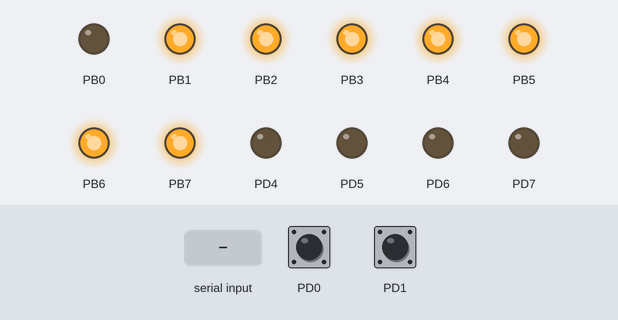
A program run on a simulated ATmega128, built with avr-gcc and emulated at 16 MHz. Shown: output pins drawn as LEDs (lit = HIGH). The inputs (shaded band) are chosen by the test bench; at power-on: PD0 HIGH, PD1 HIGH. What the program prints to the serial monitor is not drawn.

Above: at 1.2 s.
1.3 s: PD0 pulled LOW for 0.15 s
At 2.2 s:
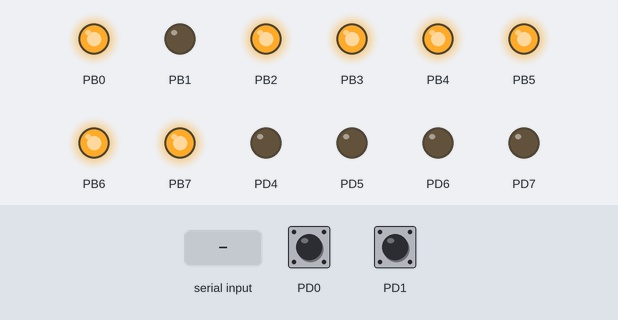
2.9 s: "1" received over Serial
At 3.5 s:
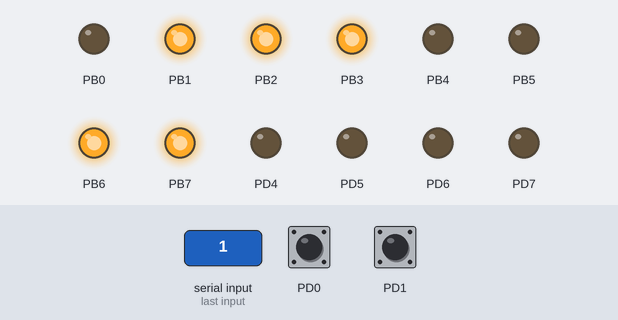
4.5 s: PD1 pulled LOW for 0.15 s
At 5.7 s:
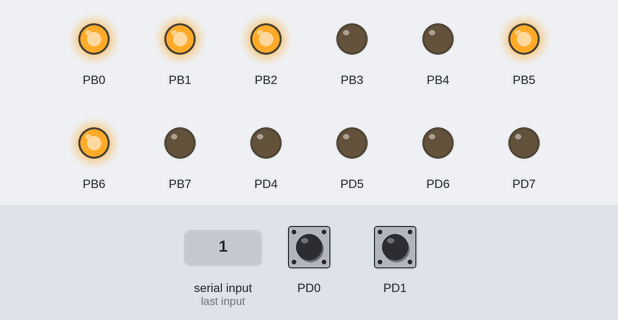
6.1 s: "0" received over Serial
At 7.2 s:
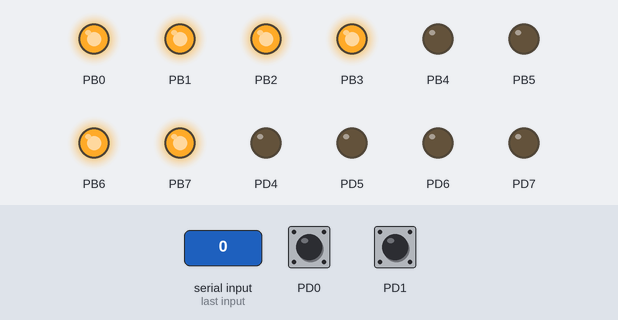
7.7 s: PD0 pulled LOW for 1 s
At 8.3 s:
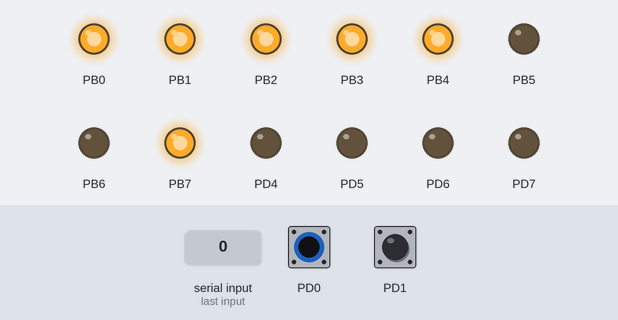
10.2 s: PD0 pulled LOW for 0.15 s
At 11.4 s:
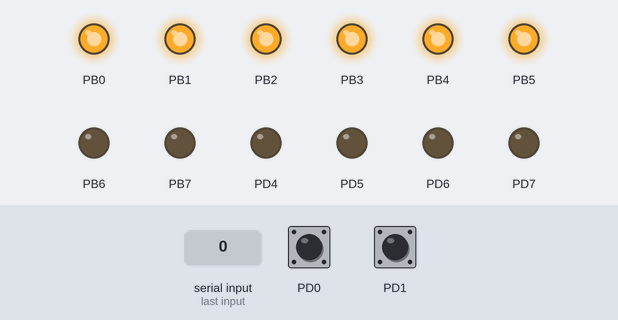
Timing chart, 0 to 12.8 s (numbered marks = the images above; inputs shaded):
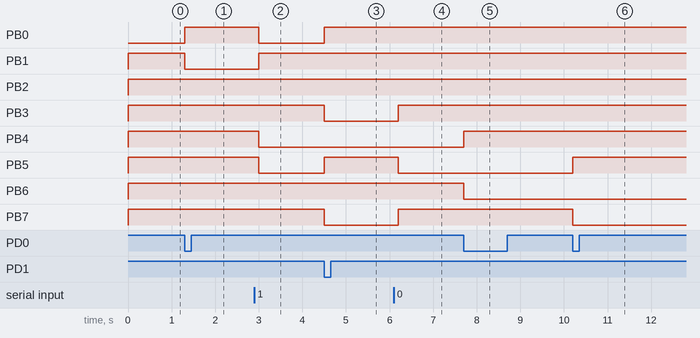

The program:

main.c
```c
/*
 * 0625_HW01.c
 *
 * Created: 2020-06-25 오후 1:40:24
 * Author : 301-PC-21
 */

#include <avr/io.h>
#include <avr/interrupt.h>
#include <avr/delay.h>

unsigned char led = 1;

int main(void)
{
    /* Replace with your application code */

	DDRD = 0xF0;
	PORTD = 0x03;
	DDRB = 0xFF;

	EICRA = 0b00001010;
	// Falling Edge
	EIMSK = 0x03;
	// INT0 INT1 Enable

	UCSR0A = 0x00;
	// RXCn TXCn UDREn FEn | DORn UPEn U2Xn MPCMn
	// 비동기 방식
	// 멀티프로세서 통신모드 Enable -> 0이 Enable임
	UCSR0B = 0x98;
	// RXCIEn TXCIEn UDRIEn RXENn | TNENn UCSZ2n RXB8n TXB8n
	// RXCIE 수신완료 Interrupt Enable Set
	// RXENn 수신기 Enable Set
	// TNENn 송신기 Enable Set
	UCSR0C = 0x06;
	// UMSELn UPMn1 UPMn0 USBSn | UCSZn1 UCSZn0 UCPOLn
	// 비동기 모드
	// 패리티모드 사용 안함
	// UCSZn1 UCSZn0 -> 전송 데이터 비트 수 설정.-> 011 = 8비트. 즉 char단위
	// 클럭 극성 선택 X. 동기모드에서만 사용
	UBRR0H = 0;
	UBRR0L = 103; //buad Rate

	sei();

    while (1)
    {
		PORTB = ~led;
		UART_Putchar(led);
		_delay_ms(100);
    }
}

ISR(USART0_RX_vect){
	unsigned char data;
	data = UDR0;
	// 수신버퍼에서 데이터 읽음
	led = data;
}

ISR(INT0_vect){
	if(led & 0x80){
		// 밀려나갈 대상이 1일 경우
		led <<= 1;

		led |= 0x01;
		// 밀려나갔던 1이 뒤에와서 Set 설정
	}
	else{
		// 밀려나갈 대상이 0일 경우
		led <<= 1;
	}
}

ISR(INT1_vect){
	if(led & 0x01){
		// 땡겨져 나갈 대상이 1일 경우
		led >>= 1;

		led |= 0x80;
		// 나갔던 1을 머리에 Set
	}
	else{
		led >>= 1;
		// 땡겨져 나갈 대상이 0일 경우
		led &= ~(0x80);
		// MSB 0으로 Clear 혹시모르니까 unsigned이긴 하지만
	}
}

void UART_Putchar(unsigned char data){
	while((UCSR0A & 0x20) == 0x0){
		// UDRE0 이 1이 될때가지 대기
		// 즉 데이터 전송 버퍼가 비일때까지 대기
		// 전송버퍼가 비인다면 1로 Set 됨
		;
	}
	UDR0 = data;
	//데이터 씀
}
```

Measured:
- after the input at 1.3 s, PB0: LOW → HIGH at once; PB1: HIGH → LOW at once
- after the input at 2.9 s, PB0, PB4, PB5: HIGH → LOW after 0.10 s; PB1: LOW → HIGH after 0.10 s
- after the input at 4.5 s, PB0, PB5: LOW → HIGH at once; PB3, PB7: HIGH → LOW at once
- after the input at 6.1 s, PB3, PB7: LOW → HIGH after 0.10 s; PB5: HIGH → LOW after 0.10 s
- after the input at 7.7 s, PB4: LOW → HIGH at once; PB6: HIGH → LOW at once
- after the input at 10.2 s, PB5: LOW → HIGH at once; PB7: HIGH → LOW at once
